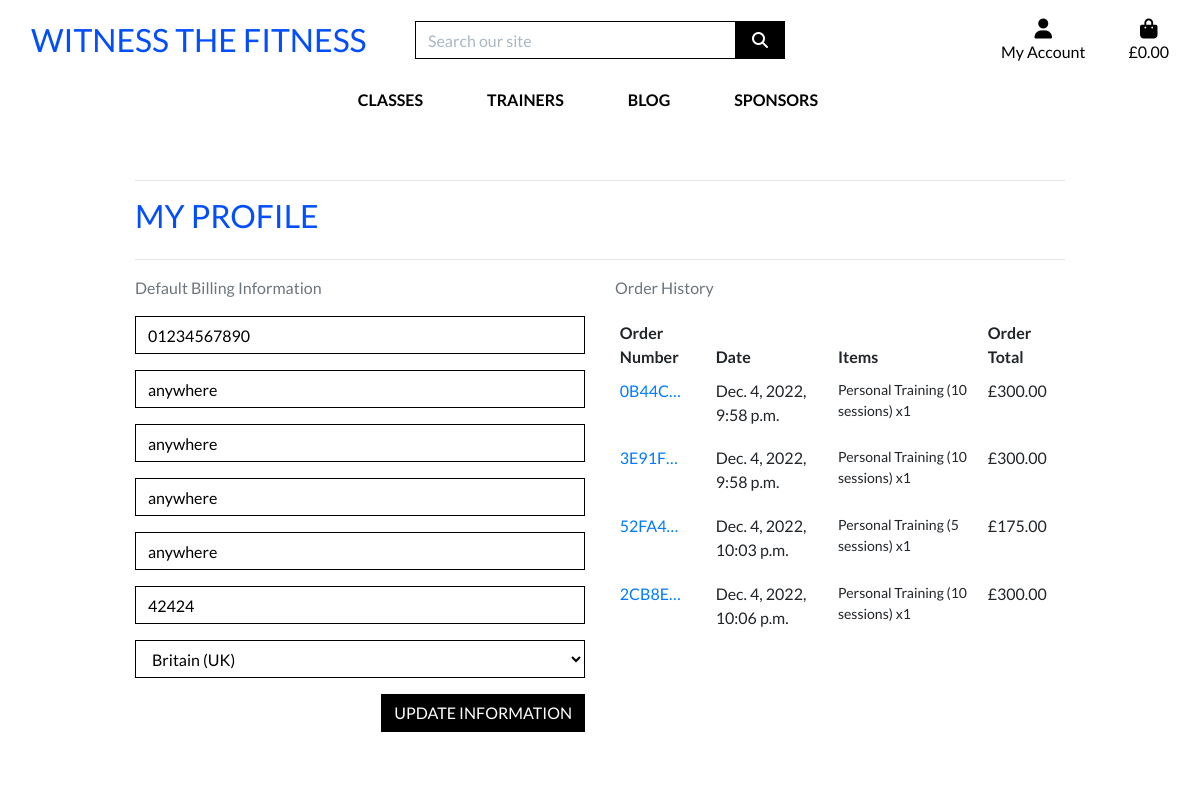
The app's page /profile/ (signed in) with its own data.
### profiles/models.py (models this page shows, shortened)
class UserProfile(models.Model):
    user = models.OneToOneField(User, on_delete=models.CASCADE)
    default_phone_number = models.CharField(max_length=20, null=True, blank=True)
    default_street_address1 = models.CharField(max_length=80, null=True, blank=True)
    default_street_address2 = models.CharField(max_length=80, null=True, blank=True)
    default_town_or_city = models.CharField(max_length=40, null=True, blank=True)
    default_county = models.CharField(max_length=80, null=True, blank=True)
    default_postcode = models.CharField(max_length=20, null=True, blank=True)
    default_country = CountryField(blank_label='Country', null=True, blank=True)

### checkout/models.py (models this page shows, shortened)
class Order(models.Model):
    order_number = models.CharField(max_length=32, null=False, editable=False)
    user_profile = models.ForeignKey(UserProfile, on_delete=models.SET_NULL,
                                     null=True, blank=True, related_name='orders')
    full_name = models.CharField(max_length=50, null=False, blank=False)
    email = models.EmailField(max_length=254, null=False, blank=False)
    phone_number = models.CharField(max_length=20, null=False, blank=False)
    country = CountryField(blank_label='Country *', null=False, blank=False)
    postcode = models.CharField(max_length=20, null=True, blank=True)
    town_or_city = models.CharField(max_length=40, null=False, blank=False)
    street_address1 = models.CharField(max_length=80, null=False, blank=False)
    street_address2 = models.CharField(max_length=80, null=True, blank=True)
    county = models.CharField(max_length=80, null=True, blank=True)
    date = models.DateTimeField(auto_now_add=True)
    order_total = models.DecimalField(max_digits=10, decimal_places=2, null=False, default=0)
    original_bag = models.TextField(null=False, blank=False, default='')
    stripe_pid = models.CharField(max_length=254, null=False, blank=False, default='')

class OrderLineItem(models.Model):
    order = models.ForeignKey(Order, null=False, blank=False, on_delete=models.CASCADE, related_name='lineitems')
    sport = models.ForeignKey(Sports, null=False, blank=False, on_delete=models.CASCADE)
    quantity = models.IntegerField(null=False, blank=False, default=0)
    lineitem_total = models.DecimalField(max_digits=6, decimal_places=2, null=False, blank=False, editable=False)

### sports/models.py (models this page shows, shortened)
class Sports(models.Model):
    trainer_id = models.ForeignKey(Trainers, on_delete=models.CASCADE)
    sport_type = models.CharField(max_length=100, null=False, blank=False)
    sport_category = models.CharField(max_length=100, null=False, blank=False)
    sport_description = models.TextField(blank=True)
    sport_cost = models.DecimalField(max_digits=6, decimal_places=2, null=False, blank=False)
    sport_location = models.CharField(max_length=100, null=False, blank=False)
    sport_image = models.ImageField(null=True, blank=True)
    class Meta:
        verbose_name_plural = 'Sports'

### profiles/views.py (the view)
# urls.py: path('', views.profile, name='profile'),
@login_required
def profile(request):
    profile = get_object_or_404(UserProfile, user=request.user)
    if request.method == 'POST':
        form = UserProfileForm(request.POST, instance=profile)
        if form.is_valid():
            form.save()
            messages.success(request, 'Profile updated successfully')
        else:
            messages.error(request, 'Update failed. Please make sure the form is valid')
    else:
        form = UserProfileForm(instance=profile)
    orders = profile.orders.all()
    template = 'profiles/profile.html'
    context = {
        'form': form,
        'orders': orders,
        'on_profile_page': True,
    }
    return render(request, template, context)

### profiles/forms.py
class UserProfileForm(forms.ModelForm):
    class Meta:
        model = UserProfile
        exclude = ('user',)
    def __init__(self, *args, **kwargs):
        super().__init__(*args, **kwargs)
        placeholders = {
            'default_phone_number': 'Phone Number',
            'default_postcode': 'Postal Code',
            'default_town_or_city': 'Town or City',
            'default_street_address1': 'Street Address 1',
            'default_street_address2': 'Street Address 2',
            'default_county': 'County, State or Locality',
        }
        self.fields['default_phone_number'].widget.attrs['autofocus'] = True
        for field in self.fields:
            if field != 'default_country':
                if self.fields[field].required:
                    placeholder = f'{placeholders[field]} *'
                else:
                    placeholder = placeholders[field]
                self.fields[field].widget.attrs['placeholder'] = placeholder
            self.fields[field].widget.attrs['class'] = 'border-black rounded-0 profile-form-input'
            self.fields[field].label = False

### bag/contexts.py (called while the page is built, shortened)
def bag_contents(request):
    bag_items = []
    total = 0
    product_count = 0
    bag = request.session.get('bag', {})
    context = {
        'bag_items': bag_items,
        'total': total,
        'product_count': product_count,
    }
    return context

### profiles/templates/profiles/profile.html (shortened to what this page needs)
{% extends "base.html" %}
{% load static %}
{% block extra_css %}
    <link rel="stylesheet" href="{% static 'profiles/css/profile.css' %}">
{% endblock %}
{% block page_header %}
    <div class="container header-container">
    </div>
{% endblock %}
{% block content %}
    <div class="overlay"></div>
    <div class="container">
        <div class="row">
            <div class="col">
                <hr>
                <h2 class="logo-font mb-4">My Profile</h2>
                <hr>
            </div>
        </div>
        <div class="row">
            <div class="col-12 col-lg-6">
                <p class="text-muted">Default Billing Information</p>
                <form action="{% url 'profile' %}" class="mt-3" method="POST" id="profile-update-form">
                    {{ form|crispy }}
                    <button class="btn btn-black rounded-0 text-uppercase float-right">Update Information</button>
                </form>
            </div>
            <div class="col-12 col-lg-6">
                <p class="text-muted">Order History</p>
                <div class="order-history table-responsive">
                    <table class="table table-sm table-borderless">
                        <thead>
                            <tr>
                                <th>Order Number</th>
                                <th>Date</th>
                                <th>Items</th>
                                <th>Order Total</th>
                            </tr>
                        </thead>
                        <tbody>
                            {% for order in orders %}
                                <tr>
                                    <td>
                                        <a href="{% url 'order_history' order.order_number %}"
                                            title="{{ order.order_number }}">
                                            {{ order.order_number|truncatechars:6 }}
                                        </a>
                                    </td>
                                    <td>{{ order.date }}</td>
                                    <td>
                                        <ul class="list-unstyled">
                                            {% for item in order.lineitems.all %}
                                                <li class="small">
                                                    {{ item.sport.sport_category }} x{{ item.quantity }}
                                                </li>
                                            {% endfor %}
                                        </ul>
                                    </td>
                                    <td>£{{ order.order_total }}</td>
                                </tr>
                            {% endfor %}
                        </tbody>
                    </table>
                </div>
            </div>
        </div>
{% endblock %}

### static/css/base.css (style rules this page uses)
html { height: 100%; }
body { background: url('/media/homepage_background.jpg') no-repeat center center fixed; background-size: cover; height: calc(100vh - 164px); color: #555; font-family: 'Lato'; }
.logo-font { text-transform: uppercase; color: #034efc; }
.btn-black { background: black; color: white; }
.border-black { border: 1px solid black !important; }
.overlay { height: 100%; width: 100%; top: 0; left: 0; position: fixed; background: white; z-index: -1; }
@media (min-width: 1200px) { .container { max-width: 80%; } }
@media (min-width: 992px) { .header-container { padding-top: 164px; } }

### profiles/static/profiles/css/profile.css (style rules this page uses)
.order-history { max-height: 416px; overflow: auto; }
#profile-update-form .form-control { color: #000; }
#profile-update-form input::placeholder { color: #aab7c4; }
#id_default_country, #id_default_country option:not(:first-child) { color: #000; }

### records on screen
UserProfile: default_phone_number "01234567890", default_street_address1 "anywhere", default_street_address2 "anywhere", default_town_or_city "anywhere", default_county "anywhere", default_postcode "42424", default_country "Britain (UK)"
Order: order_number "0B44C…", date "Dec. 4, 2022, 9:58 p.m.", order_total "300.00"
OrderLineItem: sport.sport_category "Personal Training (10 sessions)", quantity "1"
Order: order_number "3E91F…", date "Dec. 4, 2022, 9:58 p.m.", order_total "300.00"
OrderLineItem: sport.sport_category "Personal Training (10 sessions)", quantity "1"
Order: order_number "52FA4…", date "Dec. 4, 2022, 10:03 p.m.", order_total "175.00"
OrderLineItem: sport.sport_category "Personal Training (5 sessions)", quantity "1"
Order: order_number "2CB8E…", date "Dec. 4, 2022, 10:06 p.m.", order_total "300.00"
OrderLineItem: sport.sport_category "Personal Training (10 sessions)", quantity "1"
